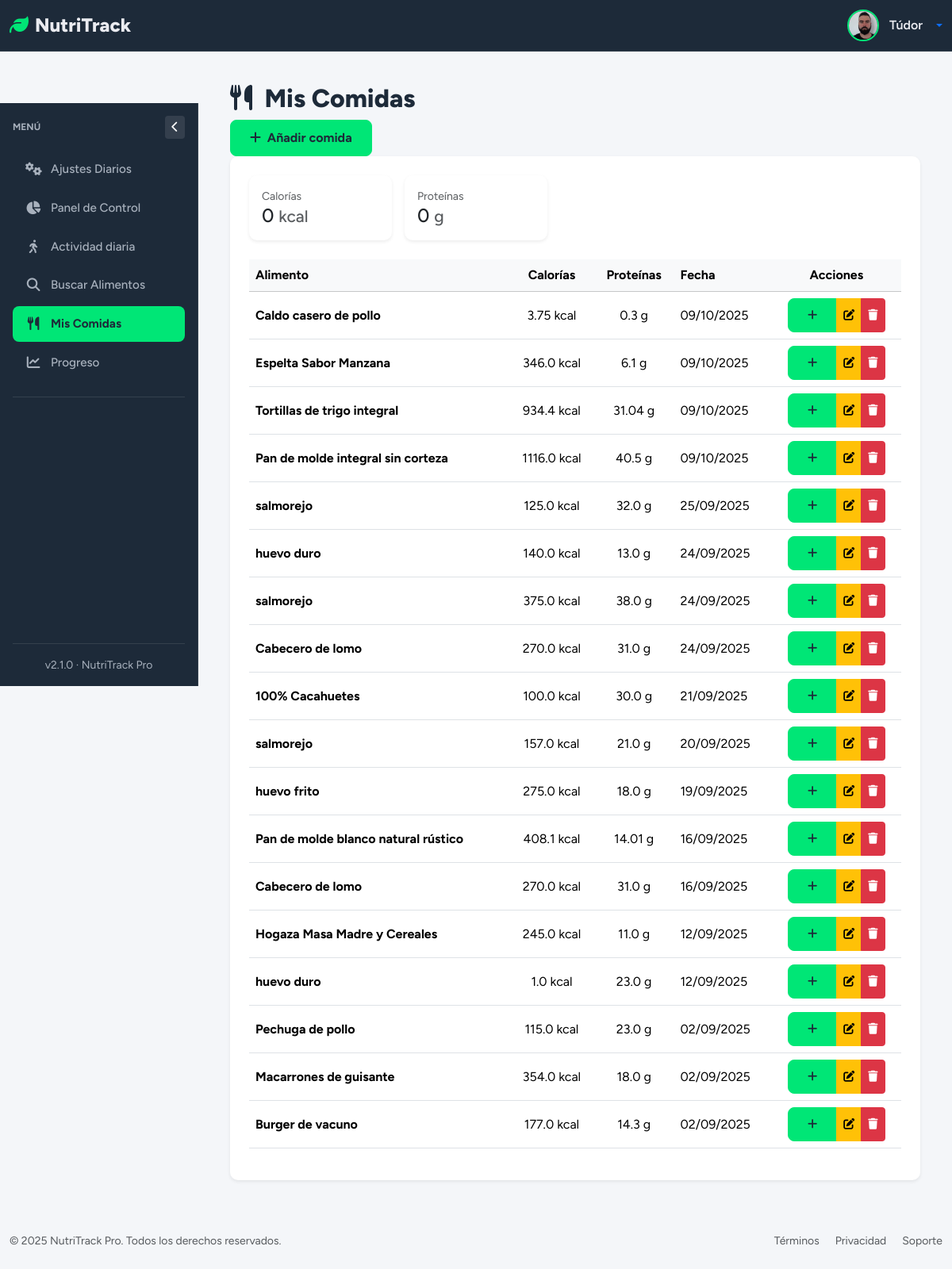
The app's page /mis-comidas (signed in), older data.
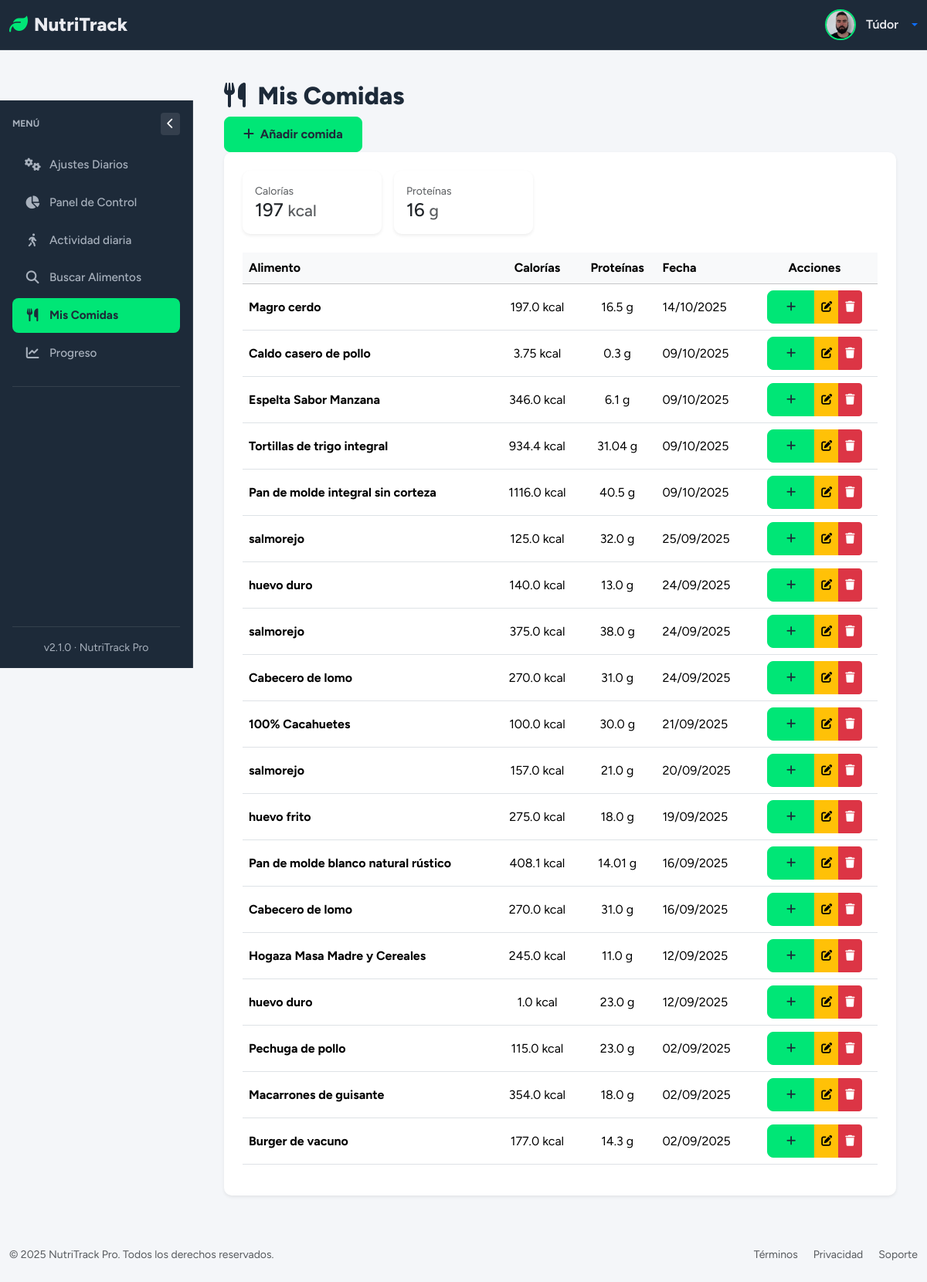
The same page, newer data.
### tables this page shows
CREATE TABLE "loggin" (
	"id"	INTEGER,
	"username"	TEXT NOT NULL,
	"password"	TEXT,
	"email"	TEXT, google_id TEXT, full_name TEXT, birth_date TEXT, height_cm INTEGER, weight_kg INTEGER, gender TEXT, activity_level TEXT, goal TEXT, profile_photo TEXT DEFAULT NULL, preferences TEXT DEFAULT '{}',
	PRIMARY KEY("id" AUTOINCREMENT)
);

CREATE TABLE "food_entries" (
	"id"	INTEGER,
	"user_id"	INTEGER NOT NULL,
	"food_name"	TEXT NOT NULL,
	"calories"	REAL,
	"proteins"	REAL,
	"fats"	REAL,
	"carbs"	REAL,
	"date"	TIMESTAMP DEFAULT CURRENT_TIMESTAMP,
	"created_at"	TEXT,
	PRIMARY KEY("id" AUTOINCREMENT),
	FOREIGN KEY("user_id") REFERENCES "loggin"("id")
);

### app/controllers/MyfoodsController.py (the view)
@app.route('/mis-comidas')
@login_required
def mis_comidas():
    try:
        comidas = get_comidas_by_user(current_user.id)
        totales = get_totales_diarios(current_user.id)
    except Exception as e:
        current_app.logger.exception("Error al obtener comidas: %s", e)
        flash("Error al cargar tus comidas. Intenta de nuevo más tarde.", "danger")
        comidas = []
        totales = {"total_calorias": 0, "total_proteinas": 0}
    return render_template(
        'Myfoods/mis_comidas.html',
        comidas=comidas,
        total_calorias=totales["total_calorias"],
        total_proteinas=totales["total_proteinas"]
    )

### app/__init__.py (called while the page is built)
@login_manager.user_loader
def load_user(user_id):
    return User.get_by_id(user_id)

@app.after_request
def add_security_headers(response):
    response.headers['Cache-Control'] = 'no-cache, no-store, must-revalidate, max-age=0'
    response.headers['Pragma'] = 'no-cache'
    response.headers['Expires'] = '0'
    response.headers['X-Content-Type-Options'] = 'nosniff'
    return response

### app/conexion.py (called while the page is built)
@contextmanager
def get_db_connection():
    conn = sqlite3.connect(DATABASE)
    conn.row_factory = sqlite3.Row  # Esto permite acceso como diccionario
    try:
        yield conn
    finally:
        conn.close()

@contextmanager
def get_db_cursor():
    with get_db_connection() as conn:
        cursor = conn.cursor()
        try:
            yield cursor
            conn.commit()
        except:
            conn.rollback()
            raise

### app/controllers/UsersController.py (called while the page is built)
@app.context_processor
def inject_prefs():
    if current_user.is_authenticated:
        prefs = get_user_preferences(current_user.id)  # función que recupera las prefs
        return dict(prefs=prefs)
    return dict(prefs=None)

### app/models/LoginGoogleModel.py (called while the page is built)
    @staticmethod
    def get_by_id(user_id):
        with get_db_cursor() as cur:
            cur.execute("SELECT * FROM loggin WHERE id = ?", (user_id,))
            user = cur.fetchone()
            if user:
                return User(
                    id=user['id'],
                    username=user['username'],
                    email=user['email'] if 'email' in user.keys() else None,
                    google_id=user['google_id'] if 'google_id' in user.keys() else None,
                    profile_photo=user['profile_photo'] if 'profile_photo' in user.keys() else None
                )
        return None

### app/models/MyFoodModel.py (called while the page is built)
def _format_date_display(date_str):
    try:
        return datetime.strptime(date_str, "%Y-%m-%d").strftime("%d/%m/%Y")
    except Exception:
        return date_str or ""

def serialize_comida(row):
    if row is None:
        return None
    date_iso = row["date"]
    return {
        "id": row["id"],
        "food_name": row["food_name"],
        "calories": row["calories"],
        "proteins": row["proteins"],
        "fats": row["fats"],
        "carbs": row["carbs"],
        "date": _format_date_display(date_iso),
        "date_iso": date_iso  # para input type="date"
    }

### app/templates/Myfoods/mis_comidas.html (shortened to what this page needs)
{% extends "base.html" %}
{% block section %}
<div class="page-header">
    <h1 class="page-title">
        <i class="fas fa-utensils me-2"></i> Mis Comidas
    </h1>
    <a href="{{ url_for('agregar_comida_route') }}" class="btn btn-primary">
      <i class="fas fa-plus me-1"></i> Añadir comida
  </a>
</div>
<div class="card border-0 shadow-sm">
    <div class="card-body">
      {% if comidas %}
        <div class="d-flex gap-3 mb-4 flex-wrap">
          <div class="card p-3 shadow-sm" style="min-width:180px;">
            <small class="text-muted">Calorías</small>
            <div class="h4 mb-0">{{ total_calorias }} <small class="text-muted">kcal</small></div>
          </div>
          <div class="card p-3 shadow-sm" style="min-width:180px;">
            <small class="text-muted">Proteínas</small>
            <div class="h4 mb-0">{{ total_proteinas }} <small class="text-muted">g</small></div>
          </div>
        </div>
        <div class="table-responsive">
          <table class="table table-hover align-middle">
            <thead class="table-light">
              <tr>
                <th>Alimento</th>
                <th class="text-center">Calorías</th>
                <th class="text-center">Proteínas</th>
                <th>Fecha</th>
                <th class="text-center">Acciones</th>
              </tr>
            </thead>
            <tbody>
              {% for comida in comidas %}
              <tr>
                <td><strong>{{ comida['food_name'] }}</strong></td>
                <td class="text-center">{{ comida['calories'] }} kcal</td>
                <td class="text-center">{{ comida['proteins'] }} g</td>
                <td>{{ comida['date'] }}</td>
                <td class="text-center">
                  <div class="btn-group">
                    <button type="button" class="btn btn-sm btn-primary"
                                onclick="duplicarComida('{{ comida['id'] }}','{{ comida['food_name'] }}')">
                      <i class="fas fa-plus"></i>
                    </button>
                    <button type="button" class="btn btn-sm btn-warning"
                                onclick="editarComida('{{ comida['id'] }}','{{ comida['food_name'] }}','{{ comida['calories'] }}','{{ comida['proteins'] }}','{{ comida['carbs'] }}','{{ comida['fats'] }}','{{ comida['date_iso'] }}')">
                      <i class="fas fa-edit"></i>
                    </button>
                    <button type="button" class="btn btn-sm btn-danger"
                                onclick="eliminarComida('{{ comida['id'] }}','{{ comida['food_name'] }}')">
                      <i class="fas fa-trash"></i>
                    </button>
                  </div>
                </td>
              </tr>
              {% endfor %}
            </tbody>
          </table>
        </div>
      {% endif %}
    </div>
</div>
{% endblock %}

### app/templates/base.html (shortened to what this page needs)
<!DOCTYPE html>
<html lang="es" data-bs-theme="{% if prefs and prefs.dark_mode %}dark{% else %}light{% endif %}">
<head>
    <link href="https://cdn.jsdelivr.net/npm/bootstrap@5.3.2/dist/css/bootstrap.min.css" rel="stylesheet">
    <link rel="stylesheet" href="https://cdn.jsdelivr.net/npm/bootstrap-icons@1.11.1/font/bootstrap-icons.css">
    <link rel="stylesheet" href="https://cdnjs.cloudflare.com/ajax/libs/font-awesome/6.5.2/css/all.min.css" />
    <link href="https://cdn.jsdelivr.net/npm/sweetalert2@11/dist/sweetalert2.min.css" rel="stylesheet">
    <link rel="stylesheet" href="{{ url_for('static', filename='styles/StyleBase.css') }}">
</head>
<body>
    <nav class="navbar navbar-expand-lg">
        <div class="container-fluid">
            <a class="navbar-brand" href="{{ url_for('dashboard') }}">
                <i class="fas fa-leaf me-2"></i>NutriTrack
            </a>
            <div class="d-flex align-items-center ms-auto">
    {% if current_user.is_authenticated %}
    <div class="dropdown">
        <a href="#" class="d-flex align-items-center text-decoration-none dropdown-toggle" id="userDropdown" data-bs-toggle="dropdown" aria-expanded="false" style="gap: 0.8rem;">
            {% if current_user.profile_photo %}
                <img src="{{ url_for('static', filename='images/profile_photo/' + current_user.profile_photo) }}"
                    alt="Avatar"
                    class="rounded-circle user-photo">
            {% else %}
                <div class="user-avatar shadow-sm">
                    {{ current_user.username[0]|upper }}
                </div>
            {% endif %}
            <span class="d-none d-sm-inline user-name">
                {{ current_user.username }}
            </span>
        </a>
    </div>
    {% endif %}
</div>
        </div>
    </nav>
    <div class="container-fluid flex-grow-1">
        <div class="row h-100 g-0">
            <nav class="sidebar d-flex flex-column p-3" id="sidebar">
                <div class="d-flex justify-content-between align-items-center mb-3">
                    <h6 class="sidebar-title mb-0">Menú</h6>
                    <button id="closeSidebarBtn" class="btn btn-sm btn-outline-secondary d-none d-lg-block">
                        <i class="fas fa-chevron-left"></i>
                    </button>
                </div>
                <ul class="nav nav-pills flex-column mb-auto">
                    <li>
                        <a href="{{ url_for('settings') }}" class="nav-link {% if request.path == url_for('settings') %}active{% endif %}">
                            <i class="fas fa-cogs fa-fw"></i><span>Ajustes Diarios</span>
                        </a>
                    </li>
                    <li>
                        <a href="{{ url_for('dashboard') }}" class="nav-link {% if request.path == url_for('dashboard') %}active{% endif %}">
                            <i class="fas fa-chart-pie fa-fw"></i><span>Panel de Control</span>
                        </a>
                    </li>
                    <li>
                        <a href="{{ url_for('activity') }}" class="nav-link {% if request.path == url_for('activity') %}active{% endif %}">
                            <i class="fas fa-walking fa-fw"></i><span>Actividad diaria</span>
                        </a>
                    </li>
                    <li>
                        <a href="{{ url_for('search_food') }}" class="nav-link {% if request.path == url_for('search_food') %}active{% endif %}">
                            <i class="fas fa-search fa-fw"></i><span>Buscar Alimentos</span>
                        </a>
                    </li>
                    <li>
                        <a href="{{ url_for('mis_comidas') }}" class="nav-link {% if request.path == url_for('mis_comidas') %}active{% endif %}">
                            <i class="fas fa-utensils fa-fw"></i><span>Mis Comidas</span>
                        </a>
                    </li>
                    <li>
                        <a href="{{ url_for('progreso') }}" class="nav-link {% if request.path == url_for('progreso') %}active{% endif %}">
                            <i class="fas fa-chart-line fa-fw"></i><span>Progreso</span>
                        </a>
                    </li>
                    <li class="pt-3 mt-3 border-top">
                    </li>
                </ul>
                <div class="mt-auto pt-3 border-top text-center small text-muted">
                    v2.1.0 · NutriTrack Pro
                </div>
            </nav>
            <main class="main-content" id="mainContent">
                {% block section %}{% endblock %}
            </main>
        </div>
    </div>
    <footer class="py-4 mt-auto">
        <div class="container-fluid">
            <div class="row align-items-center">
                <div class="col-md-6 text-center text-md-start">
                    <p class="mb-0 small text-muted">&copy; 2025 NutriTrack Pro. Todos los derechos reservados.</p>
                </div>
                <div class="col-md-6 text-center text-md-end">
                    <a href="#" class="text-decoration-none small text-muted me-3">Términos</a>
                    <a href="#" class="text-decoration-none small text-muted me-3">Privacidad</a>
                    <a href="#" class="text-decoration-none small text-muted">Soporte</a>
                </div>
            </div>
        </div>
    </footer>
</body>
</html>

### app/static/styles/StyleBase.css (style rules this page uses)
:root { --primary-color: #00E676; --primary-darker: #00C853; --frame-bg-color: #1D2A39; --frame-text-color: #EAEBF0; --frame-text-muted: #A8B1BD; --content-bg-color: #F4F6F9; --surface-color: #FFFFFF; --content-text-color: #1D2A39; --border-color: #E5E9F2; --font-main: 'Figtree', sans-serif; --border-radius: 10px; --shadow-soft: 0 4px 12px rgba(0, 0, 0, 0.04); --shadow-medium: 0 6px 20px rgba(0, 0, 0, 0.07); --transition-speed: 0.2s; }
body { font-family: var(--font-main); background-color: var(--content-bg-color); color: var(--content-text-color); min-height: 100vh; display: flex; flex-direction: column; overflow-x: hidden; }
.container-fluid.flex-grow-1 { display: flex; flex-direction: column; padding: 0; }
.row.h-100 { display: flex; flex-grow: 1; flex-wrap: nowrap; margin: 0; overflow: hidden; }
.navbar { background-color: var(--frame-bg-color) !important; position: sticky; top: 0; z-index: 1100; height: 65px; border-bottom: 1px solid rgba(255, 255, 255, 0.1); }
.navbar-brand { font-weight: 800; font-size: 1.5rem; color: var(--frame-text-color) !important; }
.navbar-brand .fa-leaf { color: var(--primary-color); }
.user-photo { width: 40px; height: 40px; object-fit: cover; border: 2px solid var(--primary-color); }
.user-name { font-weight: 600 !important; font-size: 1rem !important; color: var(--frame-text-color) !important; }
.sidebar { width: 250px; background: var(--frame-bg-color); position: sticky; top: 65px; transition: all var(--transition-speed) ease-out; z-index: 100; display: flex; flex-direction: column; flex-shrink: 0; height: calc(100vh - 65px); padding: 1rem; border-right: 1px solid rgba(255, 255, 255, 0.1); }
.sidebar-title { color: var(--frame-text-muted); text-transform: uppercase; font-size: 0.75rem; font-weight: 700; }
#closeSidebarBtn { background-color: rgba(255,255,255,0.1); border: none; color: white; }
.sidebar .nav-link { display: flex; align-items: center; gap: 12px; padding: 11px 16px; margin-bottom: 4px; border-radius: 8px; font-weight: 500; font-size: 0.95rem; color: var(--frame-text-muted); transition: all var(--transition-speed) ease-out; }
.sidebar .nav-link .fa-fw { font-size: 1.1em; width: 20px; text-align: center; }
.sidebar .nav-link.active { background-color: var(--primary-color); color: var(--content-text-color); font-weight: 700; }
.sidebar .nav-link.active .fa-fw { color: var(--content-text-color); }
.sidebar .border-top { border-color: rgba(255, 255, 255, 0.1) !important; }
.sidebar .text-muted { color: var(--frame-text-muted) !important; }
.main-content { flex-grow: 1; flex-basis: 0; padding: 2.5rem; overflow-y: auto; }
.page-title { font-weight: 800; font-size: 2rem; color: var(--content-text-color); }
.card { border: none; background-color: var(--surface-color); border-radius: var(--border-radius); box-shadow: var(--shadow-soft); transition: transform var(--transition-speed) ease-out, box-shadow var(--transition-speed) ease-out; }
.card-body { padding: 1.5rem; }
.btn-primary { background-color: var(--primary-color); border-color: var(--primary-color); color: var(--content-text-color); font-weight: 700; padding: 10px 24px; border-radius: 8px; transition: all var(--transition-speed) ease-out; }

Row changes from the older to the newer data that the page shows:
added food_entries: food_name "Magro cerdo", calories "197.0", proteins "16.5", date "14/10/2025"
Text that changed along with them:
{{ total_calorias }}: "0" → "197"
{{ total_proteinas }}: "0" → "16"
